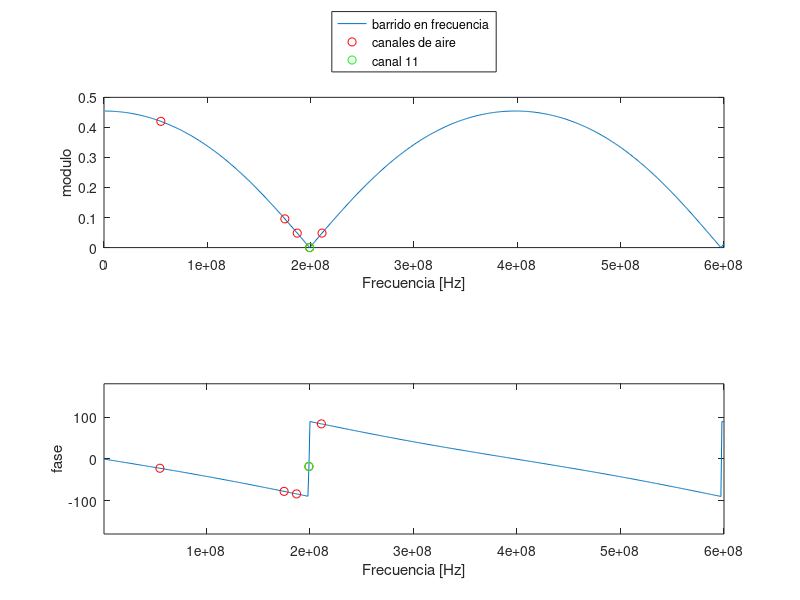
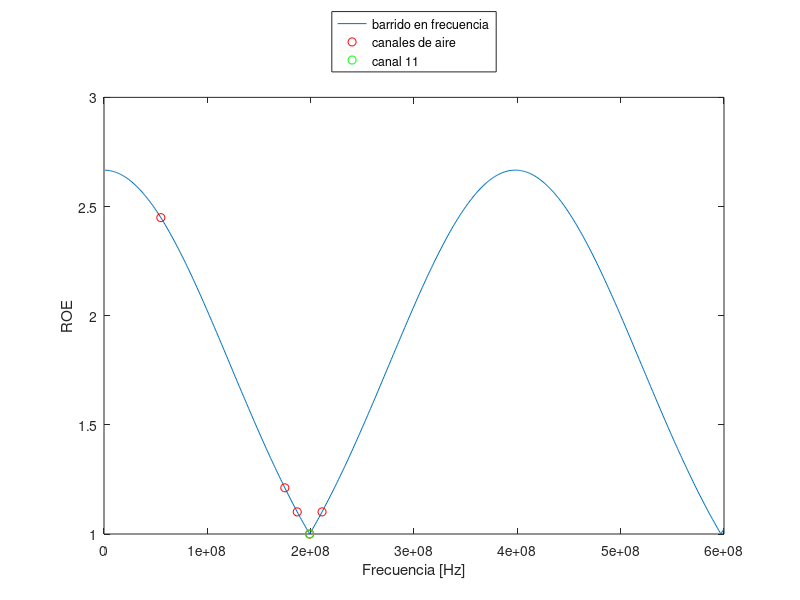
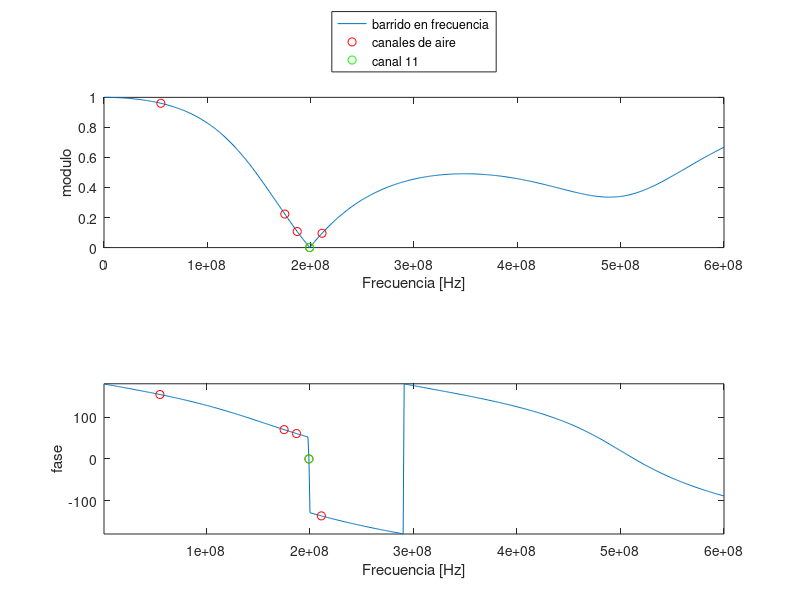
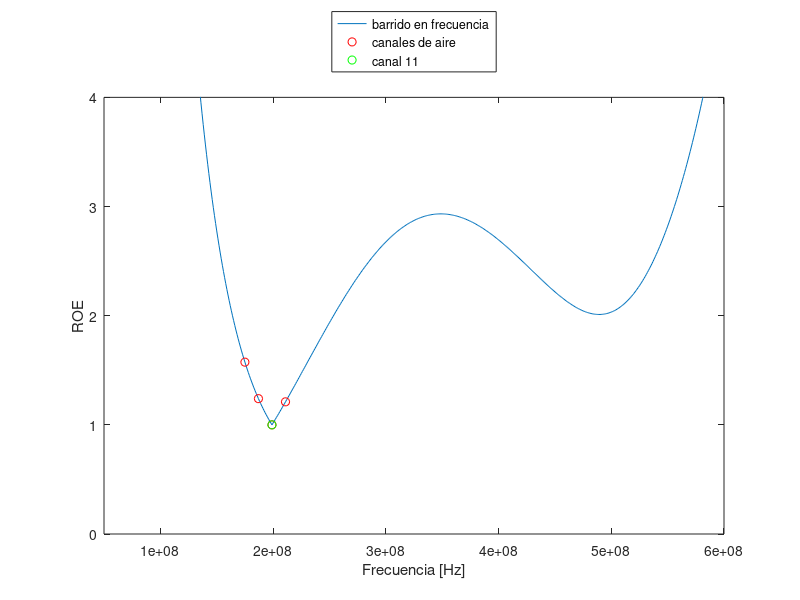

Reproduce these figures in MATLAB, in order.
clear
close all

Zo = 75;
Zl = 200;

f = 1e6:1e6:600e6;
f_aire = [55e6 175e6 187e6 199e6 211e6];

fo = 199e6;

ROE = @(rho) ((1+abs(rho))./(1-abs(rho)));
rho = @(Zal) (Zal - Zo) ./ (Zal + Zo);


%% ADAPTADOR DE CUARTO DE ONDA

Za = sqrt(Zo*Zl);

Zal = @(f) (Za * (Zl + 1i*Za * tan((pi/2)*(f/199e6)))./ (Za + 1i*Zl * tan((pi/2)*(f/199e6))));

rho_barrido = rho(Zal(f));
rho_aire = rho(Zal(f_aire));
rho_canal = rho(Zal(fo));

fig_cuarto_de_onda = figure;
subplot(2,1,1);
plot(f,abs(rho_barrido))
hold on;
plot(f_aire, abs(rho_aire), 'ro')
hold on;
plot(fo, abs(rho(Zal(fo))), 'go')
legend('barrido en frecuencia','canales de aire', 'canal 11');
legend('Location','northoutside')
xlabel('Frecuencia [Hz]')
ylabel('modulo')

subplot(2,1,2);
plot(f,rad2deg(angle(rho_barrido)))
hold on;
plot(f_aire, rad2deg(angle(rho_aire)), 'ro')
hold on;
plot(fo, rad2deg(angle(rho_canal)), 'go')
axis([f(1) f(end) -180 180])
xlabel('Frecuencia [Hz]')
ylabel('fase')

saveas(fig_cuarto_de_onda,'rho_cuarto_de_onda.png')

ROE_barrido = ROE(rho_barrido);
ROE_aire = ROE(rho_aire);
ROE_canal = ROE(rho(Zal(fo)));

fig_roe_cuarto_de_onda = figure;
plot(f,ROE_barrido)
hold on;
plot(f_aire, ROE_aire , 'ro')
hold on;
plot(fo, ROE_canal , 'go')
legend('barrido en frecuencia','canales de aire', 'canal 11');
legend('Location','northoutside')
xlabel('Frecuencia [Hz]')
ylabel('ROE')

saveas(fig_roe_cuarto_de_onda,'ROE_cuarto_de_onda.png')

f_aceptables_cuarto_de_onda = f(ROE_barrido <= 2);

ancho_de_banda = [];
incluir = true;
for x = 1:length(f_aceptables_cuarto_de_onda)
    if x == 1 || x == length(f_aceptables_cuarto_de_onda)
        incluir = true;
    elseif f_aceptables_cuarto_de_onda(x+1) - f_aceptables_cuarto_de_onda(x) > 1e6
        incluir = true;
    elseif f_aceptables_cuarto_de_onda(x) - f_aceptables_cuarto_de_onda(x-1) > 1e6
        incluir = true;
    end
    
    if incluir
        ancho_de_banda = [ancho_de_banda f_aceptables_cuarto_de_onda(x)];
        incluir = false;
    end
    
end


%% STUB

Beta_ls = @(f)( (f/fo) * atan(sqrt(Zl*Zo)/(Zl-Zo)));
Zstub = @(Beta_l) ( 1i*Zo * tan(Beta_l) );

Beta_ds = @(f) ((f/fo) * atan(sqrt(Zl/Zo)));
Zds = @(Beta_l) (Zo * (Zl + 1i*Zo * tan(Beta_l))./ (Zo + 1i*Zl * tan(Beta_l)));

Zadaptador = @(Zstub, Zds) (1./Zstub + 1./Zds).^-1;

rho_barrido = rho(Zadaptador(Zstub(Beta_ls(f)), Zds(Beta_ds(f))));
rho_aire = rho(Zadaptador(Zstub(Beta_ls(f_aire)), Zds(Beta_ds(f_aire))));
rho_canal = rho(Zadaptador(Zstub(Beta_ls(fo)), Zds(Beta_ds(fo))));

fig_stub = figure;
subplot(2,1,1);
plot(f,abs(rho_barrido))
hold on;
plot(f_aire, abs(rho_aire), 'ro')
hold on;
plot(fo, abs(rho_canal), 'go')
legend('barrido en frecuencia','canales de aire', 'canal 11');
legend('Location','northoutside')
xlabel('Frecuencia [Hz]')
ylabel('modulo')

subplot(2,1,2);
plot(f,rad2deg(angle(rho_barrido)))
hold on;
plot(f_aire, rad2deg(angle(rho_aire)), 'ro')
hold on;
plot(fo, rad2deg(angle(rho_canal)), 'go')
axis([f(1) f(end) -180 180])
xlabel('Frecuencia [Hz]')
ylabel('fase')

saveas(fig_stub,'stub.png')

f = 50e6:1e6:600e6;
rho_barrido = rho(Zadaptador(Zstub(Beta_ls(f)), Zds(Beta_ds(f))));

ROE_barrido = ROE(rho_barrido);
ROE_aire = ROE(rho_aire);
ROE_canal = ROE(rho_canal);

fig_roe_stub = figure;
plot(f,ROE_barrido)
hold on;
plot(f_aire,ROE_aire , 'ro')
hold on;
plot(fo, ROE_canal, 'go')
legend('barrido en frecuencia','canales de aire', 'canal 11');
legend('Location','northoutside')
xlabel('Frecuencia [Hz]')
ylabel('ROE')
axis([f(1) f(end) 0 4]);

saveas(fig_roe_stub,'ROE_stub.png')

f_aceptables_stub = f(ROE_barrido <= 2);

ancho_de_banda_stub = [];
incluir = true;
for x = 1:length(f_aceptables_stub)
    if x == 1 || x == length(f_aceptables_stub)
        incluir = true;
    elseif f_aceptables_stub(x+1) - f_aceptables_stub(x) > 1e6
        incluir = true;
    elseif f_aceptables_stub(x) - f_aceptables_stub(x-1) > 1e6
        incluir = true;
    end
    
    if incluir
        ancho_de_banda_stub = [ancho_de_banda_stub f_aceptables_stub(x)];
        incluir = false;
    end
    
end
